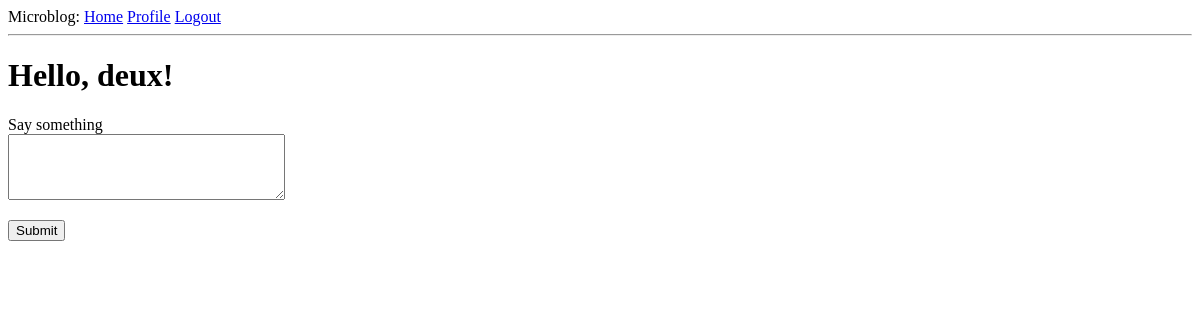
The page /index (signed in) on the database as committed earlier.
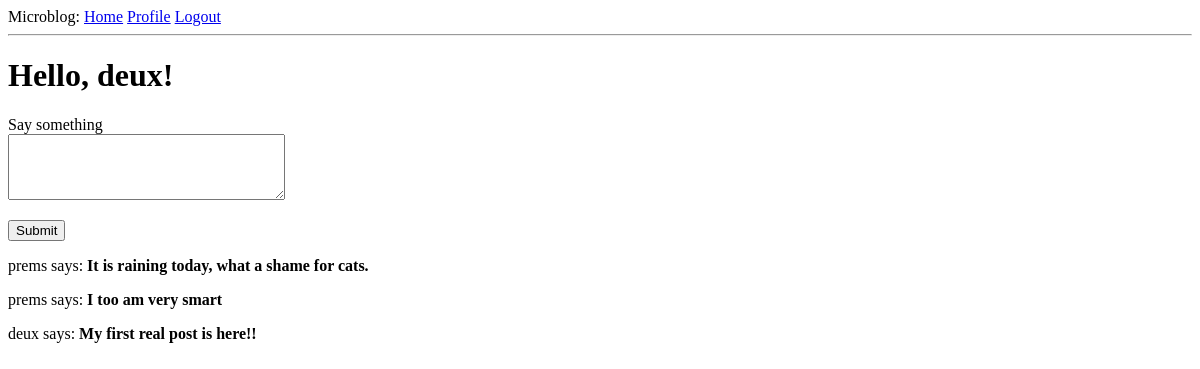
The same page on the database as committed later.
### app/models.py (models this page shows, shortened)
class Post(db.Model):
    id: so.Mapped[int] = so.mapped_column(primary_key=True)
    body: so.Mapped[str] = so.mapped_column(sa.String(140))
    timestamp: so.Mapped[datetime] = so.mapped_column(
        index=True, default=lambda: datetime.now(timezone.utc)
    )
    user_id: so.Mapped[int] = so.mapped_column(sa.ForeignKey(User.id), index=True)
    author: so.Mapped[User] = so.relationship(back_populates="posts")

class User(UserMixin, db.Model):
    id: so.Mapped[int] = so.mapped_column(primary_key=True)
    username: so.Mapped[str] = so.mapped_column(sa.String(64), index=True, unique=True)
    email: so.Mapped[str] = so.mapped_column(sa.String(120), index=True, unique=True)
    password_hash: so.Mapped[Optional[str]] = so.mapped_column(sa.String(256))
    posts: so.WriteOnlyMapped["Post"] = so.relationship(back_populates="author")
    about_me: so.Mapped[Optional[str]] = so.mapped_column(sa.String(140))
    last_seen: so.Mapped[Optional[datetime]] = so.mapped_column(
        default=lambda: datetime.now(timezone.utc)
    )
    following: so.WriteOnlyMapped["User"] = so.relationship(
        secondary=followers,
        primaryjoin=(followers.c.follower_id == id),
        secondaryjoin=(followers.c.followed_id == id),
        back_populates="followers",
    )
    followers: so.WriteOnlyMapped["User"] = so.relationship(
        secondary=followers,
        primaryjoin=(followers.c.followed_id == id),
        secondaryjoin=(followers.c.follower_id == id),
        back_populates="following",
    )
    def following_posts(self):
        Author = so.aliased(User)
        Follower = so.aliased(User)
        return (
            sa.select(Post)
            .join(Post.author.of_type(Author))
            .join(Author.followers.of_type(Follower), isouter=True)
            .where(sa.or_(Follower.id == self.id, Author.id == self.id))
            .group_by(Post)
            .order_by(Post.timestamp.desc())
        )

### app/routes.py (the view)
@app.route("/", methods=["GET", "POST"])
@app.route("/index", methods=["GET", "POST"])
@login_required
def index():
    form = PostForm()
    if form.validate_on_submit():
        post = Post(body=form.post.data, author=current_user)
        db.session.add(post)
        db.session.commit()
        flash("Your post is posted :)")
        return redirect(url_for("index"))
    posts = db.session.scalars(current_user.following_posts()).all()
    return render_template("index.html", title="Home", form=form, posts=posts)

### app/forms.py
class PostForm(FlaskForm):
    post = TextAreaField(
        "Say something", validators=[DataRequired(), Length(min=1, max=140)]
    )
    submit = SubmitField("Submit")

### app/models.py (called while the page is built)
@login.user_loader
def load_user(id):
    return db.session.get(User, int(id))

### app/routes.py (called while the page is built)
@app.before_request
def before_request():
    if current_user.is_authenticated:
        current_user.last_seen = datetime.now(timezone.utc)
        db.session.commit()

### app/templates/index.html (shortened to what this page needs)
{% extends 'base.html' %}
{% block content %}
<h1>Hello, {{ current_user.username }}!</h1>
<form action="" method="post">
  <p>
    {{ form.post.label }}<br>
    {{ form.post(cols=32, rows=4) }}<br>
  </p>
  <p>{{ form.submit() }}</p>
</form>
{% for post in posts %}
<div>
  <p>{{ post.author.username }} says: <b>{{post.body}}</b></p>
</div>
{% endfor %}
{% endblock %}

Rows that differ between the two databases and show on the page:
added Post: author.username "prems", body "It is raining today, what a shame for cats."
added Post: author.username "prems", body "I too am very smart"
added Post: author.username "deux", body "My first real post is here!!"
